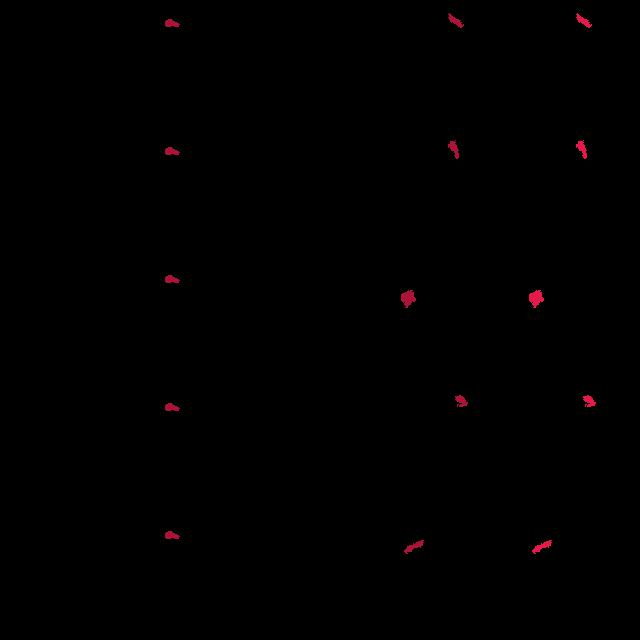
#> input picture example_segmaps.jpg, 640 x 640 px
$ python -i PostProcessing_Class.py   (imports and definitions only)
#> lines starting #> are read from the running program, lines starting #| are printed output that depends on the picture; after the words box and inside, x2 and y2 are one past the last pixel; in counts of white or black regions, pixels touching at a corner belong together
# -*- coding: utf-8 -*-
"""
Created on Mon Nov 25 13:05:46 2019

@author: daewo
"""
import colorsys
import random
import os

import numpy as np
import cv2

from skimage.measure import find_contours
from skimage.draw import rectangle
from skimage.segmentation import clear_border

from sklearn.metrics import confusion_matrix, roc_curve, auc

import matplotlib.pyplot as plt
from matplotlib import patches
from matplotlib.patches import Polygon

class PostProcessing:

    #Post processing class image
    def postProcessImage(self,class_image):

        #Structure for opening
        kernel = cv2.getStructuringElement(cv2.MORPH_ELLIPSE,(1,1))

        #Opening image t clean it and soften the shapes
        open_image = cv2.morphologyEx(class_image.astype(np.uint8), cv2.MORPH_OPEN, kernel)

        #Clear object touching the border of the image
        border_image = clear_border(open_image)

        #Clear objects that are not intersecting central window of the image
        [ren, col] = class_image.shape
#> ren = 640; col = 640

        mask = np.zeros(class_image.shape, dtype=np.uint8)
        start = (round(ren/8), round(col/8))
#> start = (80, 80)
        end = (round(ren - ren/8), round(col - col/8))
#> end = (560, 560)
        rr, cc = rectangle(start, end=end, shape=mask.shape)
        mask[rr, cc] = 1

        #mask_idx = np.where(mask == 1)

        n_objs, labels = cv2.connectedComponents(border_image)
#> labels: shape (640, 640) int32; 83 distinct labels, from 0 to 82
#> n_objs = 83

        clear_image = np.zeros(class_image.shape, dtype=np.uint8)

        for label in range(1,n_objs):
            #Get pixels that belong to the object
            intersection_idx = np.where(np.logical_and((labels == label),(mask == 1)))

            if intersection_idx[0].any():
                obj_idx = np.where(labels == label)
                clear_image[obj_idx[0],obj_idx[1]] = 1
#> this loop made 82 passes
#> obj_idx on passes 13, 14, 16, 18, 19, 20, 21, 22, 23, 24, 25, 27: ([136], [448]), 198 positions, rows 136 to 159, columns 448 to 463, ([144, 145], [160, 160]), ([144], [164]), 193 positions, rows 144 to 159, columns 163 to 183, ([144, 144, 145, 145, 145], [461, 463, 461, 462, 463]), 20 positions, rows 148 to 159, columns 160 to 164, ([155, 156, 157, 158], [160, 160, 160, 160]), ([156], [183]), ([157, 158, 159], [462, 462, 462]), ([272, 273], [160, 160]), ([272], [164])
#> intersection_idx on passes 1 to 6: (empty array, empty array), (empty array, empty array), (empty array, empty array), (empty array, empty array), (empty array, empty array), (empty array, empty array)
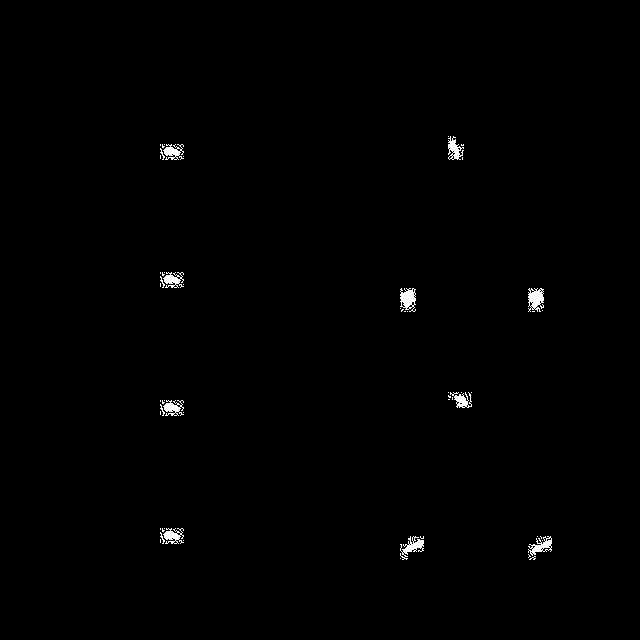
#> clear_image: shape (640, 640); values 0 (black) and 1 (white), 0.57% white; 56 white regions (42 under 20 px), largest, box (x1, y1, x2, y2) and area: (528, 288, 544, 312) 267, (400, 288, 416, 312) 257, (400, 536, 424, 560) 238

# [20 lines of commented-out code are left out]

        return clear_image

    # Get the object regions found in pixel classification    sorted by probability
    # [303 lines left out: functions getRegions, random_colors, apply_mask, createFig, visualize, evaluateSegmentation, not called in this run]

>>> import cv2
>>> picture = cv2.imread('example_segmaps.jpg', cv2.IMREAD_GRAYSCALE)
>>> result = PostProcessing().postProcessImage(picture)
